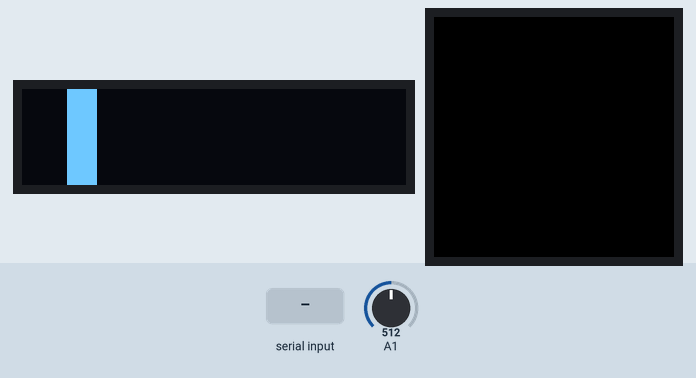
Recording of a program running on a simulated Arduino Nano, built with avr-gcc and run on an emulated ATmega328P. Shown: 128×32 one-colour display, 240×240 colour display. Inputs (shaded band) come from the test bench; at power-on: A1 = 512. Random numbers use the default seed unless the program sets one; what the program prints to the serial monitor is not drawn.

Above: at 1.4 s.
1.5 s: A1 set to 0
At 1.83 s:
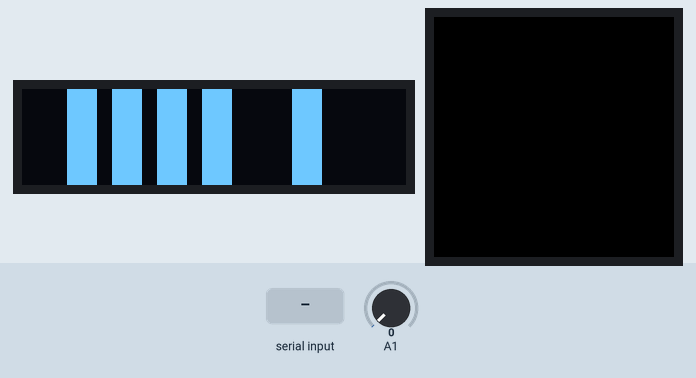
3.0 s: "0" received over Serial
At 3.8 s:
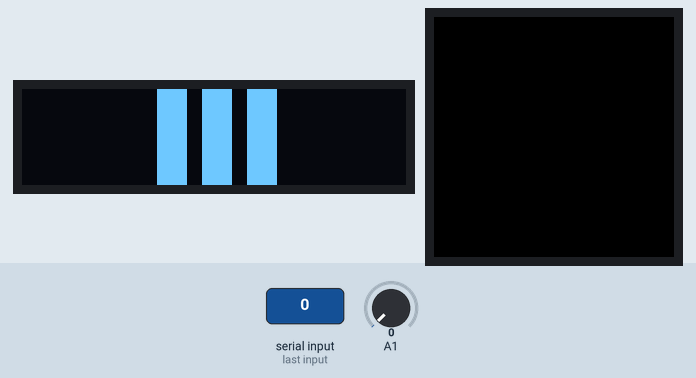
4.5 s: "1" received over Serial
At 5.97 s:
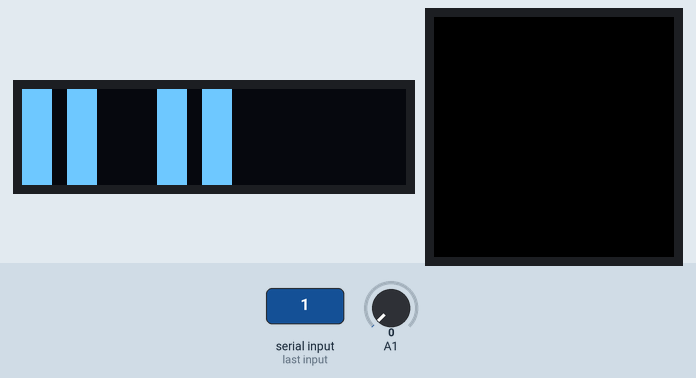
7.3 s: A1 set to 17
At 8.4 s:
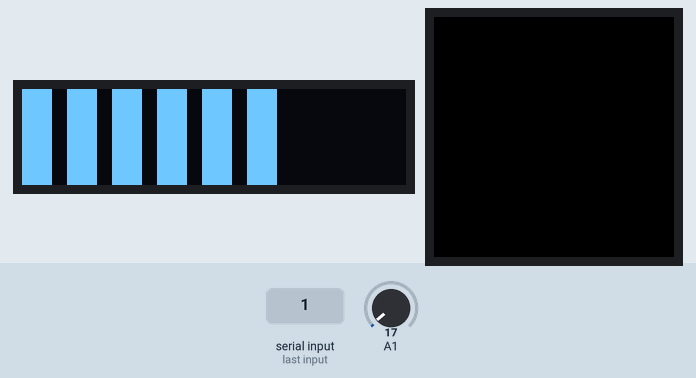
8.8 s: A1 set to 122
At 10.3 s:
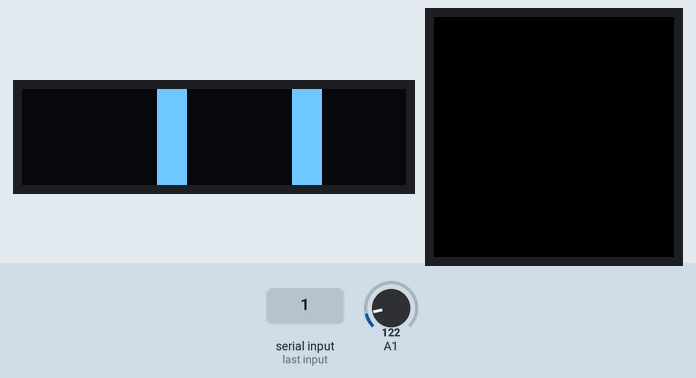
Timing chart, 0 to 11.3 s (numbered marks = the images above; inputs shaded):
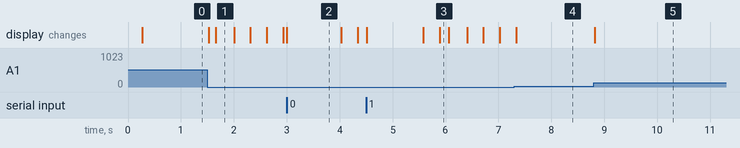

The program:

main.cpp
```cpp
#include <Arduino.h>
#include <Adafruit_GFX.h>
#include <Adafruit_ST7789.h>
#include <Adafruit_SSD1306.h>
#include <SCoop.h>
#include <SPI.h>
#include <Wire.h>
#include <math.h>

#define TFT_CS 10
#define TFT_DC 7
#define TFT_RST 8

#define SCREEN_WIDTH 128 // OLED display width, in pixels
#define SCREEN_HEIGHT 32 // OLED display height, in pixels

#define OLED_RESET     -1 // Reset pin # (or -1 if sharing Arduino reset pin)
#define SCREEN_ADDRESS 0x3C ///< See datasheet for Address; 0x3D for 128x64, 0x3C for 128x32

Adafruit_SSD1306 oled = Adafruit_SSD1306(SCREEN_WIDTH, SCREEN_HEIGHT, &Wire, OLED_RESET);
Adafruit_ST7789 display = Adafruit_ST7789(TFT_CS, TFT_DC, TFT_RST);

int status[] = {0, 0, 0, 0, 0, 0, 0};
char data[2];

void oled_show(){
    oled.clearDisplay();
    for(int i=0; i<7; i++){
        if (status[i] == 1){
            oled.fillRect(i*15, 0, 10, 32, SSD1306_WHITE);
        }
    }
    oled.display();
}

void init_screen() {
    for(int & statu : status){
        statu = 1;
    }
    oled_show();
}

void random_show(){
    randomSeed(analogRead(1));
    for(int & statu : status){
        statu = int(random(2));
    }
    oled_show();
}

void addText(char *text, int size, int length, uint16_t color){
    int y = display.getCursorY();
    if (size == 2 && length > 20){
        int lines = ceil((double)length / 20);
        Serial.println("lines: " + String(lines));
        y += lines * 16;
    }
    if (y >= 112){
        display.fillRect(0, 0, 240, 120, ST77XX_BLACK);
        display.setCursor(0, 0);
    }
    Serial.println("now X=" + String(display.getCursorX()) + ", Y=" + String(display.getCursorY()));
    display.setTextSize(size);
    display.setTextColor(color);
    display.println(text);
    Serial.println("now X=" + String(display.getCursorX()) + ", Y=" + String(display.getCursorY()));
}

void setup() {
    Serial.begin(9600);

    // SSD1306_SWITCHCAPVCC = generate display voltage from 3.3V internally
    if(!oled.begin(SSD1306_SWITCHCAPVCC, SCREEN_ADDRESS)) {
        Serial.println(F("SSD1306 allocation failed"));
        for(;;); // Don't proceed, loop forever
    }
    init_screen();
    Serial.println("oled init success");

    Serial.println("ST7789 TFT Test!");
    display.init(240, 240);
    Serial.println("inti success!");
    display.setRotation(2);
    display.fillScreen(ST77XX_BLACK);
    display.setTextWrap(true);
    // tft.drawRect(0, 0, 240, 120, ST77XX_WHITE);
    display.setCursor(0, 0);
}

void loop() {
    // put your main code here, to run repeatedly:
    if(Serial.available()){
        char tag = Serial.read();
        if(tag == '0'){
            Serial.readBytes(data, 2);
            Serial.print(data[0]);
            Serial.println(data[1]);

            for(int i=0; i<2; i++){
                data[i] = '\0';
            }
        }else if(tag == '1'){
            String msg = Serial.readString();
            int length = msg.length() + 1;
            char *buffer = new char[length];
            msg.toCharArray(buffer, length);
            addText(buffer, 2, length, ST77XX_WHITE);
            delete[] buffer;
        }
    }

    random_show();
    delay(20);
}
```

Measured:
- after the input at 1.5 s, the display: first changes at once (image 1 shows a later state)
- after the input at 8.8 s, the display: changes at once (image 5)
- what the display in image 2 shows lasts 1.0 s, from 3.0 s to 4.0 s
